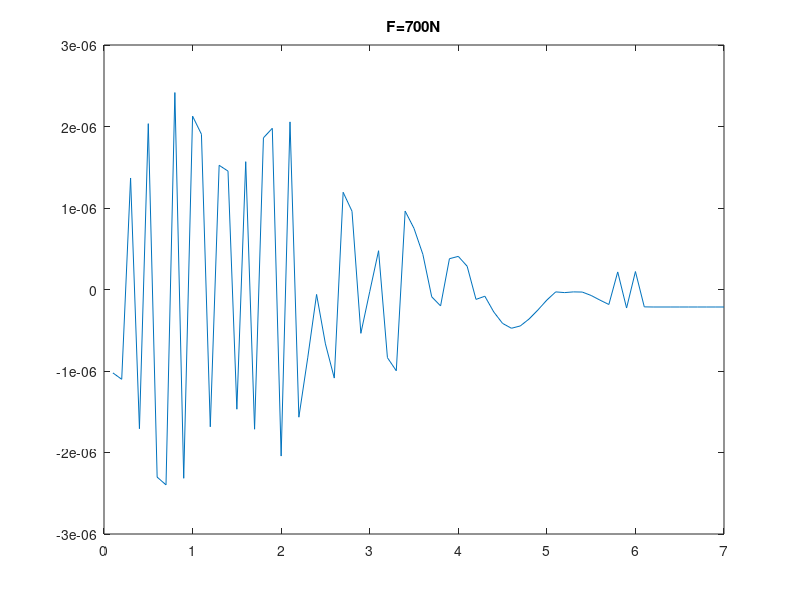
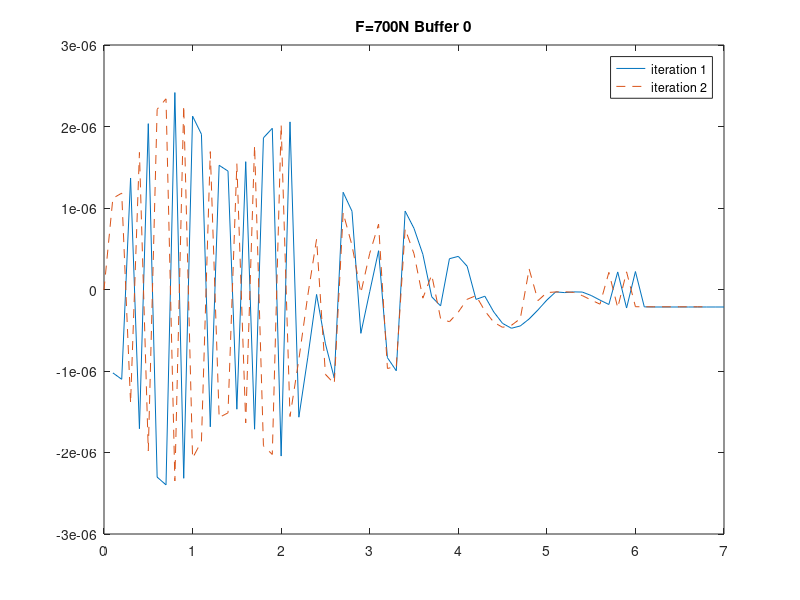
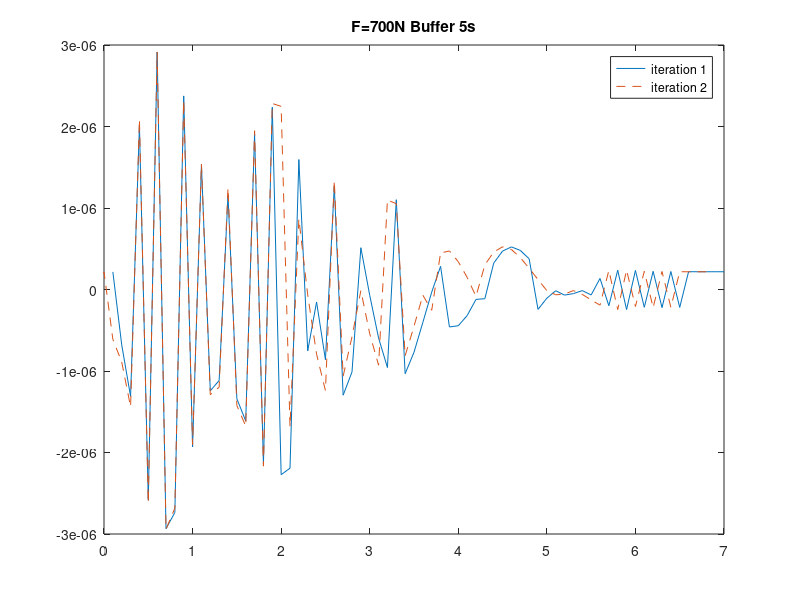
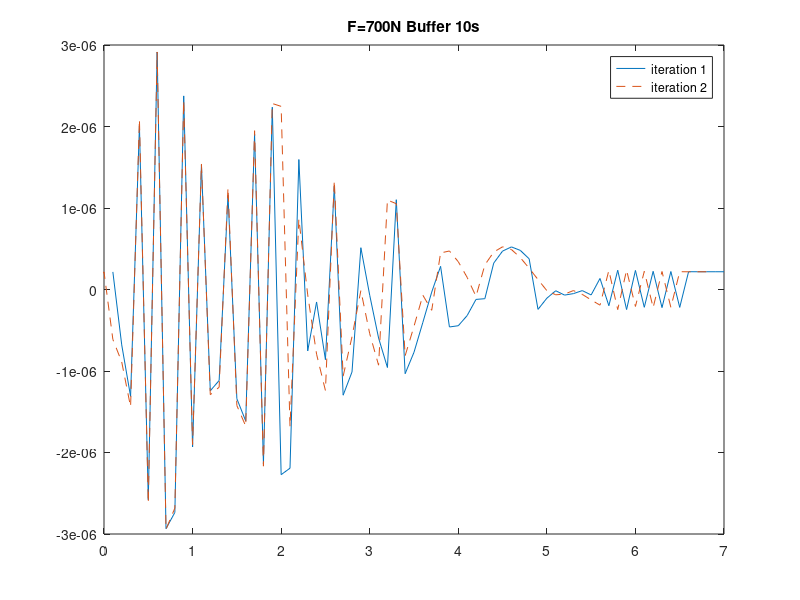

Write MATLAB code to recreate these figures, in order.
clear all
clc
load('700_PELVIS.mat')
x=1:length(LLegLax);
t=x/10;
figure
plot(t,rad2deg(LLegLax))
title('F=700N')

clear all
load('700_PELVIS_B0.mat')
x=1:length(LLegLax);
t=x/10;
figure
plot(t,rad2deg(LLegLax(1,:)))
hold on
plot(t-0.2,rad2deg(LLegLax(2,:)),'--')
xlim([0 7])
title('F=700N Buffer 0')
legend('iteration 1','iteration 2')

clear all
load('700_PELVIS_B5.mat')
x=1:length(LLegLax);
t=x/10;
figure
plot(t,rad2deg(LLegLax(1,:)))
hold on
plot(t-0.2,rad2deg(LLegLax(2,:)),'--')
xlim([0 7])
title('F=700N Buffer 5s')
legend('iteration 1','iteration 2')

clear all
load('700_PELVIS_B10.mat')
x=1:length(LLegLax);
t=x/10;
figure
plot(t,rad2deg(LLegLax(1,:)))
hold on
plot(t-0.2,rad2deg(LLegLax(2,:)),'--')
xlim([0 7])
title('F=700N Buffer 10s')
legend('iteration 1','iteration 2')
